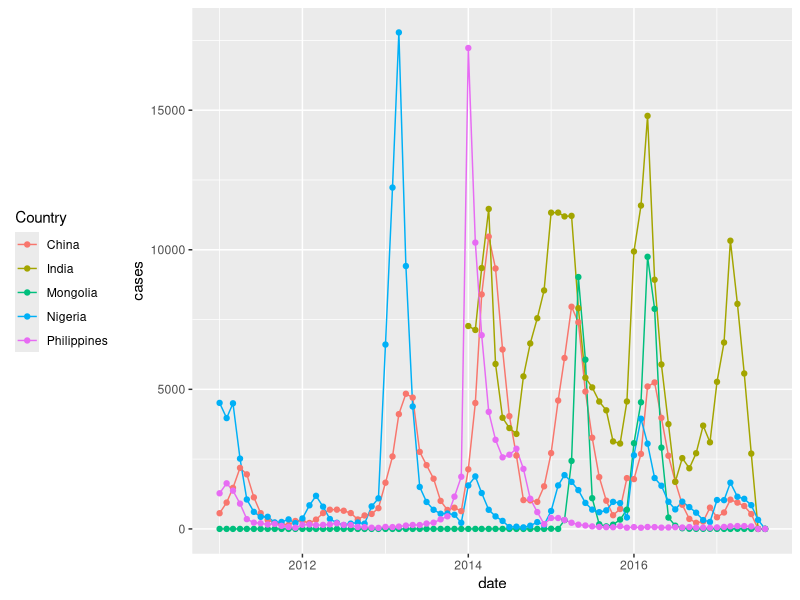
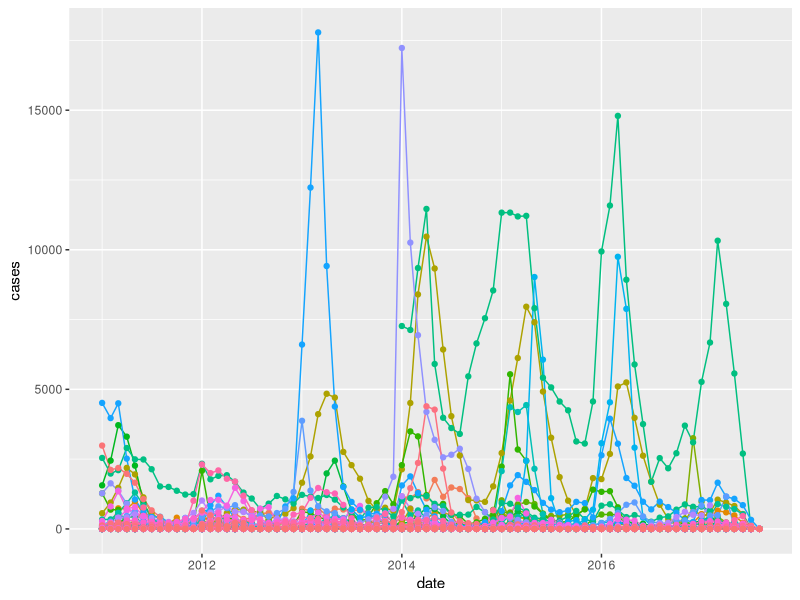
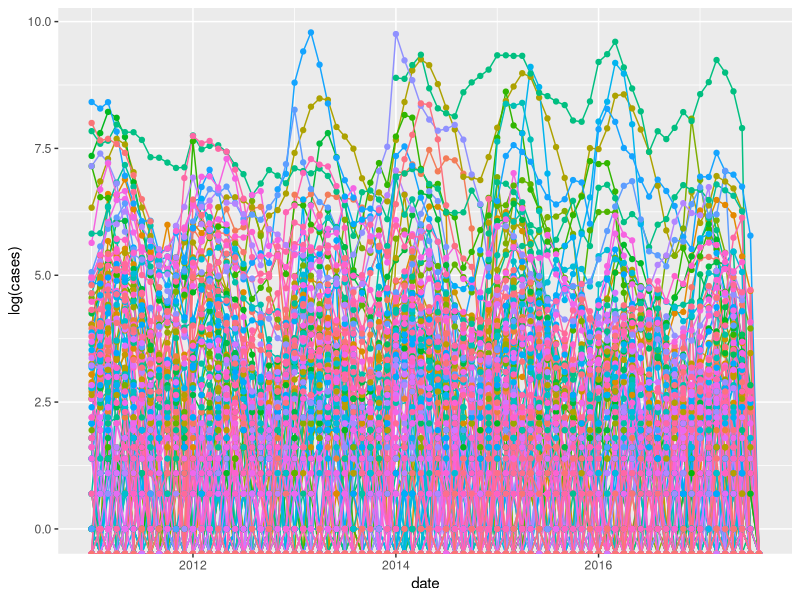
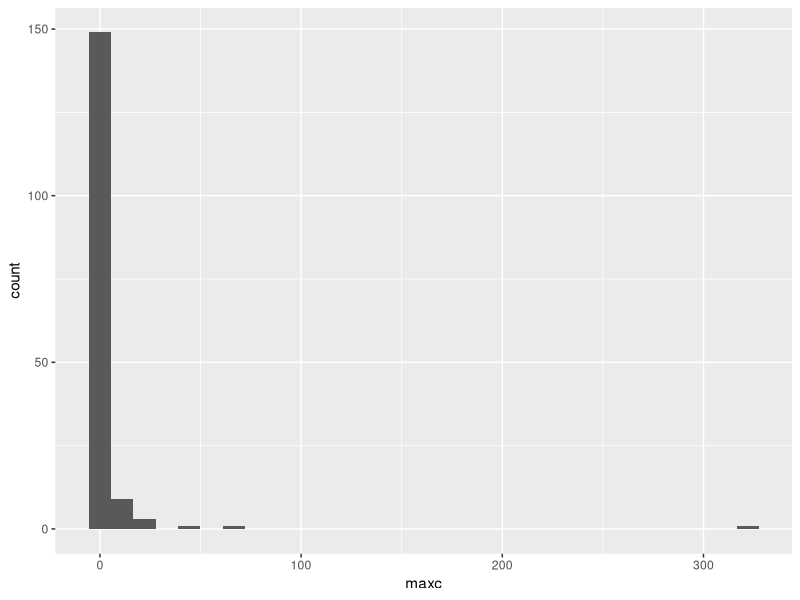
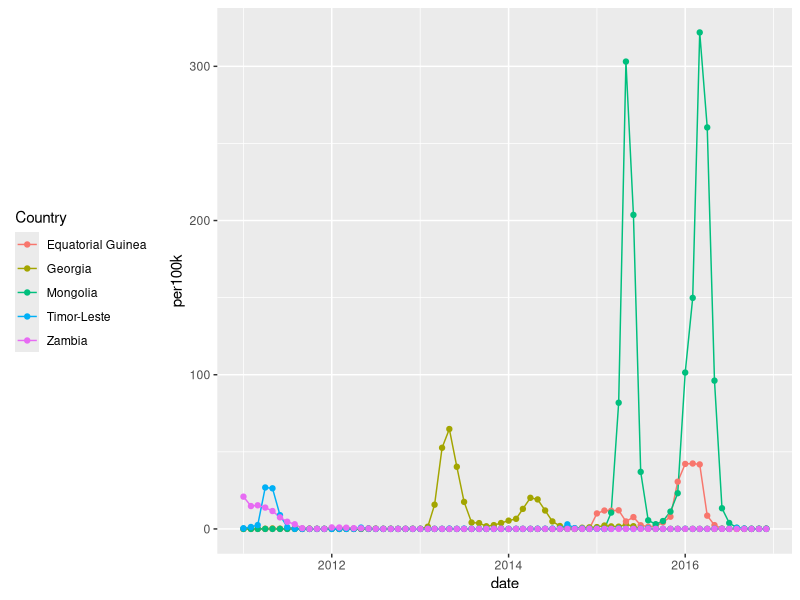
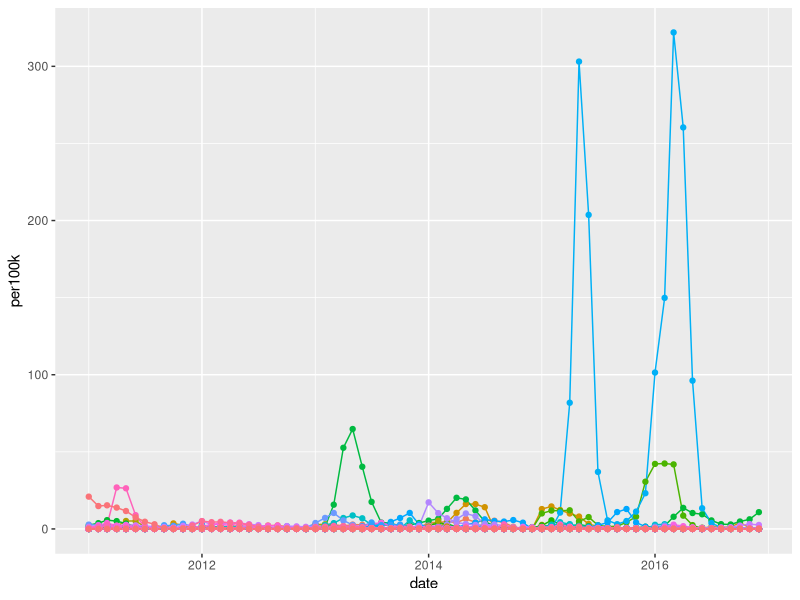

The R script that drew these images, in order:
## EPID 7500 - Day 4 
## Steve Bellan
require(readxl); require(tidyverse); require(lubridate);
setwd("~/Dropbox/Admin & Misc/UGA admin/Courses/Bellan EPID 7500/TempCode/Day4")


## Excercise 1 (bonus from Day 3 that we didn't get to)
# 
# * [WHO Measles & Rubella Page]
#   (http://www.who.int/immunization/monitoring_surveillance/burden/vpd/surveillance_type/active/measles_monthlydata/en/)
# * Download the [Distribution of measles cases by country and by month, 2011-2017]
#  (http://www.who.int/entity/immunization/monitoring_surveillance/burden/vpd/Table_407_Web_Number_Measles_Cases_Month_2017-08-09.xlsx?ua=1)
# * Read it into R with the  `xlsx` library (note you have to read 2nd sheet!)
# * Reformat the data so it is in long with date in YYYY-MM format

meas <- read_xlsx('Table_407_Web_Number_Measles_Cases_Month_2017-08-09.xlsx', sheet = 2)

head(meas)
?gather
## gather everything but iso3, countyr, year and make value of column name
meas2 <- gather(meas, month, cases, -c(ISO3, Country, Year) )
str(meas2)
## change class of month to a factor, and use month.name as ordered.level
month.name
meas2 <- meas2 %>% mutate(month =  factor(month, ordered = T, levels = month.name))
str(meas2)
meas2
meas2 <- meas2 %>% mutate(monthNum = as.numeric(meas2$month))
meas2
meas2 <- meas2 %>% mutate(monthNum = str_pad(meas2$monthNum, width = 2, side = 'left', pad=0))
meas2

distinct(meas2, month, monthNum) ## look at every distinct entry by monthXmonthNum
filter(meas2, month=='March') ## look at a month as a test case

meas3 <- ## unite year & month columns
  unite(meas2, ym, Year, monthNum, sep='-') %>%
  mutate(date = paste0(ym, '-01')) %>% ## add day
  mutate(date = ymd(date)) %>%
  select(-month, -ym)
meas3

## Excercise 2 -  Plot measles incidence time series by country for the 5 highest incidence countries in 2015
str(meas3)
meas3 <- meas3 %>% mutate(cases = as.numeric(cases))
group_by(meas3, Country) %>% summarize(nonmissing = sum(!is.na(cases)), missing = sum(is.na(cases)))
meas3 <- meas3 %>% filter(!is.na(cases))
meas3
group_by(meas3, Country) %>% summarize(maxcases = max(cases), rank=rank(maxcases)) %>% arrange(desc(maxcases))
group_by(meas3, Country) %>% summarize(maxcases = max(cases)) %>% arrange(desc(maxcases)) %>%
  ungroup() %>%
  mutate(rank=rank(maxcases)) %>%
  head(5) %>% .$Country -> top5

filter(meas3, Country %in% top5) %>%
  ggplot(aes(date, cases, col=Country)) + geom_line() + geom_point() +
  theme(legend.position = 'left')


## Excercise 3 - Plot measles incidence time series for *all* countries on a regular scale and on a log scale
## hint use legend.position='none' if your legend takes up too much space
meas3 %>%
  ggplot(aes(date, cases, col=Country)) + geom_line() + geom_point() +
  theme(legend.position = 'none')

meas3 %>%
  ggplot(aes(date, log(cases), col=Country)) + geom_line() + geom_point() +
  theme(legend.position = 'none')
meas3

# Excercise 4 - Merging
# It's not really fair to measure the highest measles incidence
# on an absolute value. What we really want is the per capita incidence
# Let's merge in population data from the world bank:
## https://data.worldbank.org/indicator/SP.POP.TOTL
## Download the CSV file there
popdat <- read_csv('API_SP.POP.TOTL_DS2_en_csv_v2.csv', skip = 3) ## skip the first couple lines because they're extra metadata
popdat <- popdat %>% rename(Country = 'Country Name', ISO3 = 'Country Code') %>%
  select(-`Indicator Name`, -`Indicator Code`)
popdat
popdat <- popdat %>%
  gather(key = year, value = population, -Country, -ISO3) %>%
  arrange(Country, year)
popdat <- popdat %>% mutate(year = as.numeric(year),
                 population = as.numeric(population))

popdat

meas3 <- mutate(meas3, year = year(date))
meas3

measpop <- inner_join(meas3, popdat, by = c('Country','year'))
measpop

measpop <- measpop %>% mutate(per100k = cases/population * 10^5)
measpop

## Now let's look at the top countries
group_by(measpop, Country) %>% summarize(maxcases = max(per100k)) %>% arrange(desc(maxcases)) %>%
  ungroup() %>%
  head(5) %>% .$Country -> top5
top5

group_by(measpop, Country) %>% summarize(maxc = max(per100k)) %>% ggplot(aes(maxc)) + geom_histogram()

filter(measpop, Country %in% top5) %>%
  ggplot(aes(date, per100k, col=Country)) + geom_line() + geom_point() +
  theme(legend.position = 'left')


  ggplot(measpop, aes(date, per100k, col=Country)) + geom_line() + geom_point() +
  theme(legend.position = 'none')

## Excercise 5 - 
## Assume Vitamin X supplementation is thought to affect the height of children,
## with a 3cm increase in height of children that get supplementation vs those who do not by the age of 3.
## Unsupplemented 3 year olds heights are normally distributed around a mean of 90cm, with a sd of 4.

## 1. Simulate a single data set of 100 children, half of which are supplemented

## 2. Plot a histogram of heights by supplementation status for your simulated data set
  
## 3. Plot overlayed smooth density plots (geom_density) corresponding to these histograms.
  
## 4. Conduct a t-test of a difference in means for your simulated data set
  
## 5. Write a for loop to repeat this 5 times
  

## Excercise 6
## Assume 1000 people are enrolled in a prospective cohort study of smoking and lung cancer.
  
